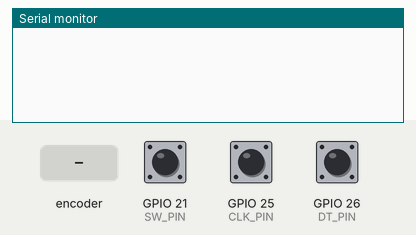
Bench run of a sketch on a simulated ESP32. Shown: the last lines printed to the serial monitor. The test bench sets the inputs (shaded band); at power-on: GPIO 21 (SW_PIN) HIGH, GPIO 25 (CLK_PIN) HIGH, GPIO 26 (DT_PIN) HIGH.

Above: at 1.2 s.
1.3 s: rotary encoder on GPIO 25 (CLK_PIN) / GPIO 26 (DT_PIN) turned 1 step (first pin leading)
At 2.2 s:
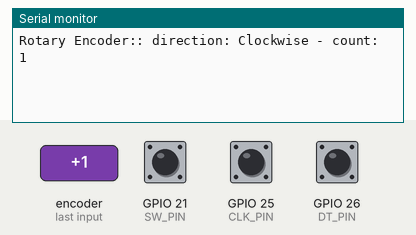
3.0 s: GPIO 21 (SW_PIN) pulled LOW for 0.15 s
At 3.5 s:
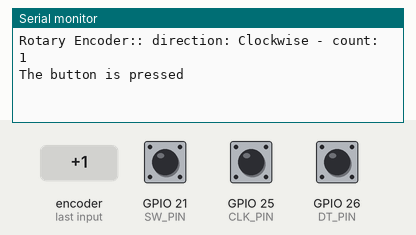
4.6 s: rotary encoder on GPIO 25 (CLK_PIN) / GPIO 26 (DT_PIN) turned 2 steps (second pin leading)
At 5.8 s:
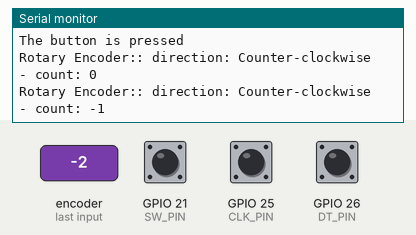

The sketch:

rotary_encoder.ino
```cpp
/*
 * This ESP32 code is created by esp32io.com
 *
 * This ESP32 code is released in the public domain
 *
 * For more detail (instruction and wiring diagram), visit https://esp32io.com/tutorials/esp32-rotary-encoder
 */

#include <ezButton.h>  // the library to use for SW pin

#define CLK_PIN 25 // ESP32 pin GPIO25 connected to the rotary encoder's CLK pin
#define DT_PIN  26 // ESP32 pin GPIO26 connected to the rotary encoder's DT pin
#define SW_PIN  21 // ESP32 pin GPIO27 connected to the rotary encoder's SW pin

#define DIRECTION_CW  0   // clockwise direction
#define DIRECTION_CCW 1  // counter-clockwise direction

int counter = 0;
int direction = DIRECTION_CW;
int CLK_state;
int prev_CLK_state;

ezButton button(SW_PIN);  // create ezButton object that attach to pin 7;

void setup() {
  Serial.begin(9600);

  // configure encoder pins as inputs
  pinMode(CLK_PIN, INPUT);
  pinMode(DT_PIN, INPUT);
  button.setDebounceTime(50);  // set debounce time to 50 milliseconds

  // read the initial state of the rotary encoder's CLK pin
  prev_CLK_state = digitalRead(CLK_PIN);
}

void loop() {
  button.loop();  // MUST call the loop() function first

  // read the current state of the rotary encoder's CLK pin
  CLK_state = digitalRead(CLK_PIN);

  // If the state of CLK is changed, then pulse occurred
  // React to only the rising edge (from LOW to HIGH) to avoid double count
  if (CLK_state != prev_CLK_state && CLK_state == HIGH) {
    // if the DT state is HIGH
    // the encoder is rotating in counter-clockwise direction => decrease the counter
    if (digitalRead(DT_PIN) == CLK_state) {
      counter--;
      direction = DIRECTION_CCW;
    } else {
      // the encoder is rotating in clockwise direction => increase the counter
      counter++;
      direction = DIRECTION_CW;
    }

    Serial.print("Rotary Encoder:: direction: ");
    if (direction == DIRECTION_CW)
      Serial.print("Clockwise");
    else
      Serial.print("Counter-clockwise");

    Serial.print(" - count: ");
    Serial.println(counter);
  }

  // save last CLK state
  prev_CLK_state = CLK_state;

  if (button.isPressed()) {
    Serial.println("The button is pressed");
  }
}
```

Measured:
- after the input at 1.3 s, the serial monitor: prints a new line after 0.05 s (image 1)
- after the input at 3.0 s, the serial monitor: prints a new line after 0.05 s (image 2)
- after the input at 4.6 s, the serial monitor: prints a new line after 0.08 s (image 3)
